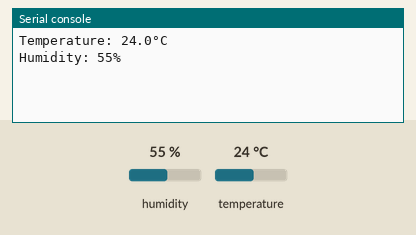
A program run on a simulated Raspberry Pi Pico running CircuitPython. Parts: the last lines printed to the serial console. The inputs (shaded band) are chosen by the test bench; at power-on: humidity 55 %, temperature 24 °C.

Above: at 1.2 s.
1.3 s: humidity set to 22 %
At 3.4 s:
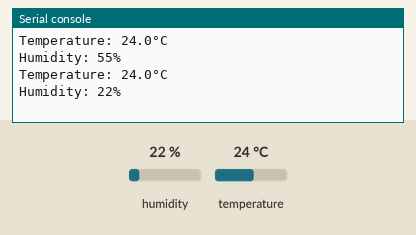
4.3 s: temperature set to 12 °C
At 5.8 s:
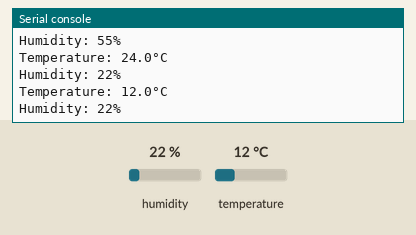
7.3 s: humidity set to 40 %
At 10.6 s:
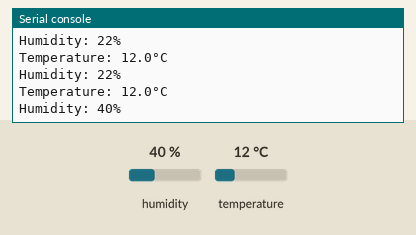
Timing chart, 0 to 12.1 s (numbered marks = the images above; inputs shaded):
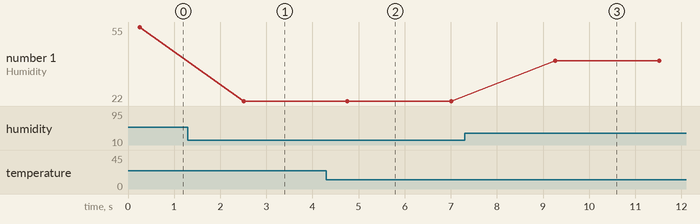

The program:

dht11.py
```python
import time
import board
import adafruit_dht

# Definieer de pinnen waarop de DHT11 is aangesloten
DHT_PIN = board.GP0

# Maak een DHT-object aan
dht = adafruit_dht.DHT11(DHT_PIN)

while True:
    try:
        # Lees de temperatuur en vochtigheid uit
        temperature_c = dht.temperature
        humidity = dht.humidity

        # Print de waarden naar de console
        print("Temperature: {:.1f}°C".format(temperature_c))
        print("Humidity: {}%".format(humidity))

    except RuntimeError as e:
        # Als er een fout optreedt, laat het zien en ga door
        print("Fout bij het lezen van de sensor: ", e)

    time.sleep(2)  # Wacht 2 seconden voordat de volgende meting wordt uitgevoerd
```

Measured:
- after the input at 1.3 s, the serial console: prints a new line after 1.2 s (image 1)
- after the input at 4.3 s, the serial console: prints a new line after 0.46 s (image 2)
- after the input at 7.3 s, the serial console: prints a new line after 2.0 s (image 3)
- plotted number 1: 55 → 22 after the input at 1.3 s, 22 → 40 after the input at 7.3 s
